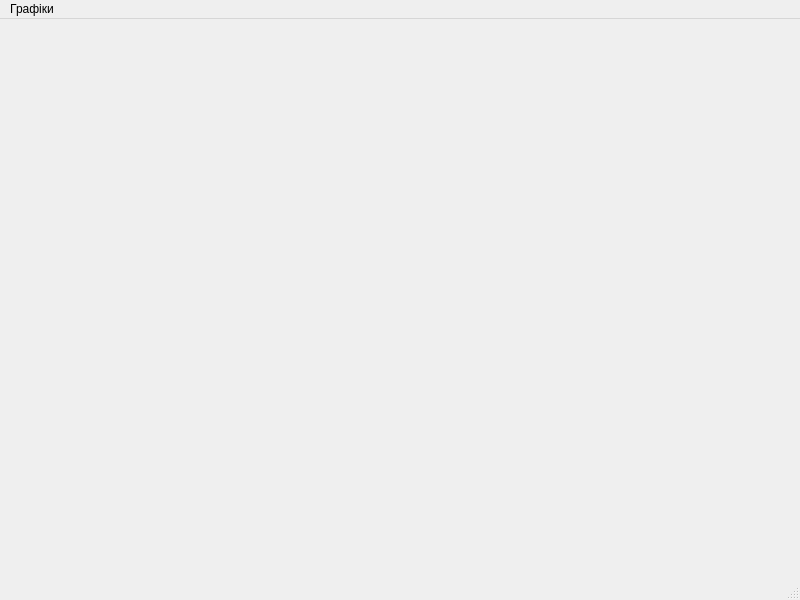
<?xml version="1.0" encoding="UTF-8"?>
<ui version="4.0">
 <class>GraphWindow</class>
 <widget class="QMainWindow" name="GraphWindow">
  <property name="geometry">
   <rect>
    <x>0</x>
    <y>0</y>
    <width>800</width>
    <height>600</height>
   </rect>
  </property>
  <property name="windowTitle">
   <string>MainWindow</string>
  </property>
  <widget class="QWidget" name="centralwidget">
   <widget class="QWidget" name="gridLayoutWidget">
    <property name="geometry">
     <rect>
      <x>19</x>
      <y>9</y>
      <width>761</width>
      <height>541</height>
     </rect>
    </property>
    <layout class="QGridLayout" name="gridLayout"/>
   </widget>
  </widget>
  <widget class="QStatusBar" name="statusbar"/>
  <widget class="QMenuBar" name="menubar">
   <property name="geometry">
    <rect>
     <x>0</x>
     <y>0</y>
     <width>800</width>
     <height>21</height>
    </rect>
   </property>
   <widget class="QMenu" name="menu">
    <property name="title">
     <string>Графіки</string>
    </property>
   </widget>
   <addaction name="menu"/>
  </widget>
 </widget>
 <resources/>
 <connections/>
</ui>
